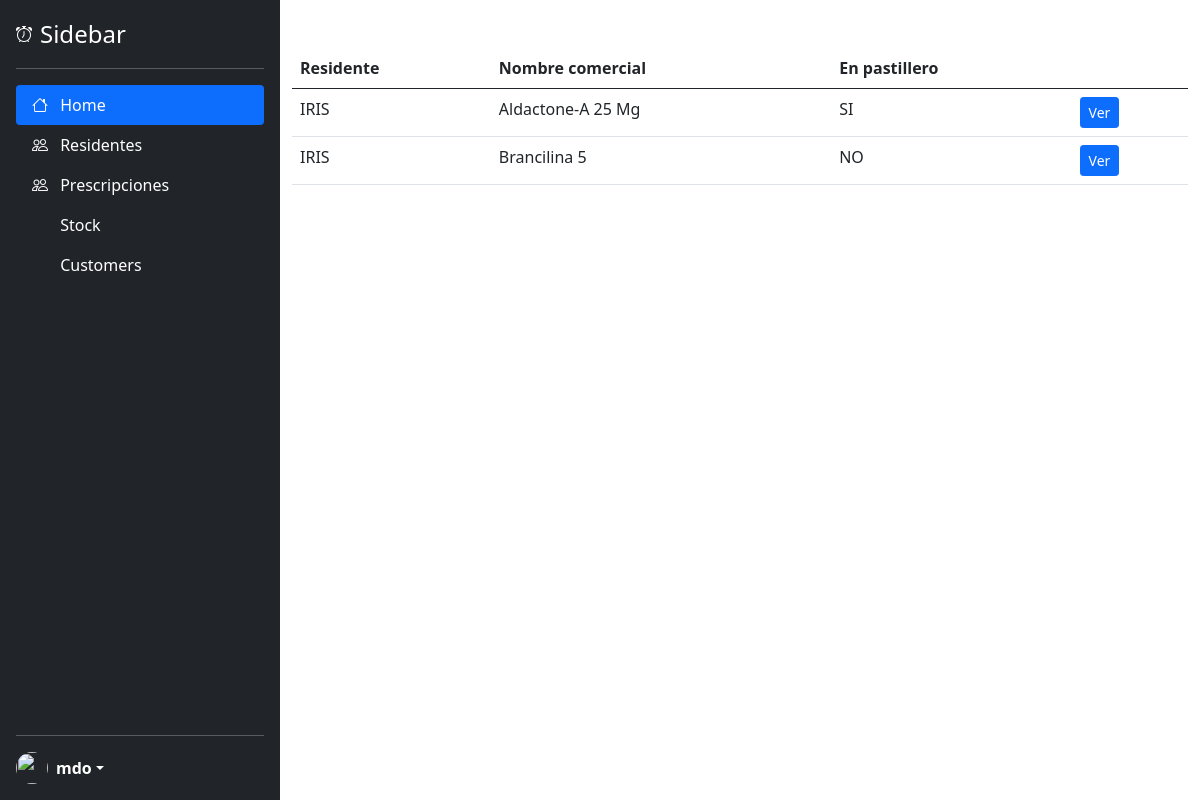
The page /prescriptions_list on the database as committed earlier.
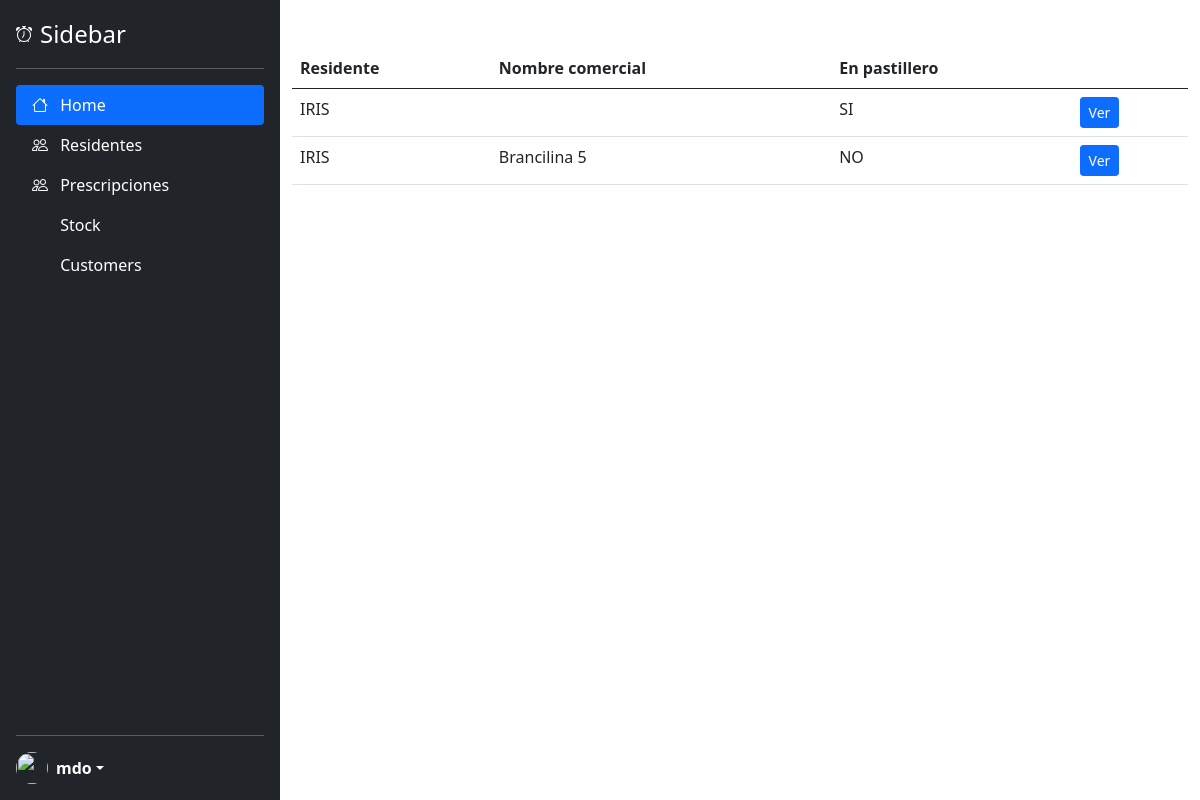
The same page on the database as committed later.
### tables this page shows
CREATE TABLE "prescriptions" (
	"prescription_id"	INTEGER,
	"resident_id"	INTEGER NOT NULL,
	"medication_id"	INTEGER NOT NULL,
	"administration_route"	TEXT NOT NULL,
	"breakfast"	REAL,
	"lunch"	REAL,
	"tea"	REAL,
	"dinner"	REAL,
	"total_per_day"	REAL,
	"notes"	TEXT,
	"medication_status"	TEXT NOT NULL,
	"prescription_date"	DATE,
	"last_registry_date"	DATE,
	"in_pillbox"	BOOL NOT NULL,
	"floor"	TEXT NOT NULL,
	PRIMARY KEY("prescription_id" AUTOINCREMENT)
);

### main.py (the view)
@app.route("/prescriptions_list", methods = ["GET"])
def prescriptions_list():
    prescriptions_list = get_prescriptions_list()
    for prescription in prescriptions_list:
        prescription.to_show_in_html()
    return render_template('/prescriptions_list.html', prescriptions_list = prescriptions_list)

### src/medication.py (called while the page is built)
def create_medication_dictionary(medication_tuple):
    medication_dictionary = {
        "medication_id": medication_tuple[0],
        "drug_name": medication_tuple[1],
        "commercial_name": medication_tuple[2],
        "type": medication_tuple[3],
        "measurement_unit": medication_tuple[4],
        "amount": medication_tuple[5],
        "registration_date": medication_tuple[6]
    }
    return medication_dictionary

def get_medication_by_id(medication_id):
    with sqlite3.connect("./ayekan.db") as conn:
        cursor = conn.cursor()
        cursor.execute(f'SELECT * FROM vademecum WHERE medication_id="{medication_id}";')
        result = cursor.fetchone()
        medication_dictionary = create_medication_dictionary(result)
        medication = Medication(medication_dictionary)
        return medication

### src/resident.py (called while the page is built)
def get_resident_by_id(resident_id):
    with sqlite3.connect("./ayekan.db") as conn:
        cursor = conn.cursor()
        cursor.execute(f'SELECT * FROM residents WHERE resident_id="{resident_id}";')
        result = cursor.fetchone()
        resident_dictionary = create_resident_dictionary(result)
        resident = Resident(resident_dictionary)
        return resident

### app/templates/prescriptions_list.html (shortened to what this page needs)
{% extends "base.html" %}
{% block content %}
  <table class="table table-hover">
    <thead>
      <tr>
        <th scope="col">Residente</th>
        <th scope="col">Nombre comercial</th>
        <th scope="col">En pastillero</th>
        <th scope="col"></th>
      </tr>
    </thead>
    <tbody>
      {% for prescription in prescriptions_list %}
      <tr>
        <td>{{ prescription.resident_id }}</td>
        <td>{{ prescription.medication_id }}</td>
        <td>{{ prescription.in_pillbox }}</td>
        <td>
            <a href="{{ url_for('selected_prescription', prescription_id = prescription.prescription_id) }}" class="btn btn-primary btn-sm">Ver</a>
        </td>
      </tr>
      {% endfor %}
    </tbody>
  </table>
{% endblock %}

Rows that differ between the two databases and show on the page:
changed prescriptions (number 1 of 2 on the later page): medication_id "Aldactone-A 25 Mg" → (not shown)
